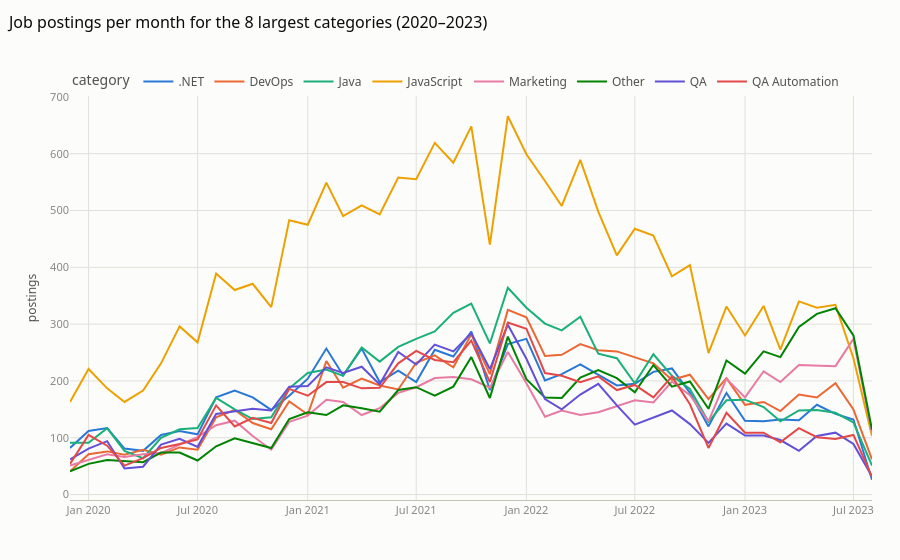

Notebook code cell kept with this figure:
### Markdown cell above
## 4. Postings per month by category (2020–2023)

### Code cell
jobs["month"] = pd.to_datetime(jobs["published"], errors="coerce", utc=True).dt.to_period("M").astype(str)
top8 = top_cats.head(8).index
pm = jobs[jobs["category"].isin(top8) & (jobs["month"] != "NaT")].groupby(["month", "category"]).size().reset_index(name="postings")
fig = px.line(pm, x="month", y="postings", color="category", title="Job postings per month for the 8 largest categories (2020–2023)")
fig.update_layout(xaxis_title="", yaxis_title="postings")
viz.save_fig(fig, "eda03_postings_per_month", "Monthly job postings per category on Djinni, 2020–2023 — the 2022 collapse and partial recovery are visible in every category.")
fig

### Figure 1 — Plotly figure (JSON) as saved in the notebook; plotly's stock layout.template omitted (floating-point values rounded to 4 significant figures)
{"data": [{"hovertemplate": "category=.NET<br>month=%{x}<br>postings=%{y}<extra></extra>", "legendgroup": ".NET", "line": {"color": "#2a78d6", "dash": "solid"}, "marker": {"symbol": "circle"}, "mode": "lines", "name": ".NET", "orientation": "v", "showlegend": true, "type": "scatter", "x": ["2019-12", "2020-01", "2020-02", "2020-03", "2020-04", "2020-05", "2020-06", "2020-07", "2020-08", "2020-09", "2020-10", "2020-11", "2020-12", "2021-01", "2021-02", "2021-03", "2021-04", "2021-05", "2021-06", "2021-07", "2021-08", "2021-09", "2021-10", "2021-11", "2021-12", "2022-01", "2022-02", "2022-03", "2022-04", "2022-05", "2022-06", "2022-07", "2022-08", "2022-09", "2022-10", "2022-11", "2022-12", "2023-01", "2023-02", "2023-03", "2023-04", "2023-05", "2023-06", "2023-07", "2023-08"], "xaxis": "x", "y": [82, 112, 117, 81, 77, 105, 112, 106, 171, 183, 171, 149, 174, 204, 257, 210, 257, 198, 218, 198, 255, 243, 287, 184, 265, 274, 201, 212, 229, 211, 192, 195, 216, 222, 179, 120, 179, 130, 129, 132, 131, 158, 142, 132, 26], "yaxis": "y"}, {"hovertemplate": "category=DevOps<br>month=%{x}<br>postings=%{y}<extra></extra>", "legendgroup": "DevOps", "line": {"color": "#eb6834", "dash": "solid"}, "marker": {"symbol": "circle"}, "mode": "lines", "name": "DevOps", "orientation": "v", "showlegend": true, "type": "scatter", "x": ["2019-12", "2020-01", "2020-02", "2020-03", "2020-04", "2020-05", "2020-06", "2020-07", "2020-08", "2020-09", "2020-10", "2020-11", "2020-12", "2021-01", "2021-02", "2021-03", "2021-04", "2021-05", "2021-06", "2021-07", "2021-08", "2021-09", "2021-10", "2021-11", "2021-12", "2022-01", "2022-02", "2022-03", "2022-04", "2022-05", "2022-06", "2022-07", "2022-08", "2022-09", "2022-10", "2022-11", "2022-12", "2023-01", "2023-02", "2023-03", "2023-04", "2023-05", "2023-06", "2023-07", "2023-08"], "xaxis": "x", "y": [41, 71, 76, 70, 79, 70, 83, 79, 136, 149, 126, 115, 164, 141, 235, 188, 204, 192, 185, 232, 245, 224, 282, 212, 325, 312, 244, 246, 265, 254, 252, 242, 231, 202, 211, 168, 205, 158, 163, 147, 176, 171, 196, 150, 62], "yaxis": "y"}, {"hovertemplate": "category=Java<br>month=%{x}<br>postings=%{y}<extra></extra>", "legendgroup": "Java", "line": {"color": "#1baf7a", "dash": "solid"}, "marker": {"symbol": "circle"}, "mode": "lines", "name": "Java", "orientation": "v", "showlegend": true, "type": "scatter", "x": ["2019-12", "2020-01", "2020-02", "2020-03", "2020-04", "2020-05", "2020-06", "2020-07", "2020-08", "2020-09", "2020-10", "2020-11", "2020-12", "2021-01", "2021-02", "2021-03", "2021-04", "2021-05", "2021-06", "2021-07", "2021-08", "2021-09", "2021-10", "2021-11", "2021-12", "2022-01", "2022-02", "2022-03", "2022-04", "2022-05", "2022-06", "2022-07", "2022-08", "2022-09", "2022-10", "2022-11", "2022-12", "2023-01", "2023-02", "2023-03", "2023-04", "2023-05", "2023-06", "2023-07", "2023-08"], "xaxis": "x", "y": [91, 91, 117, 77, 64, 100, 115, 117, 170, 150, 133, 136, 187, 214, 220, 209, 259, 234, 260, 274, 287, 320, 336, 266, 364, 329, 301, 289, 313, 248, 240, 196, 247, 209, 186, 128, 166, 167, 154, 129, 148, 149, 144, 127, 51], "yaxis": "y"}, {"hovertemplate": "category=JavaScript<br>month=%{x}<br>postings=%{y}<extra></extra>", "legendgroup": "JavaScript", "line": {"color": "#eda100", "dash": "solid"}, "marker": {"symbol": "circle"}, "mode": "lines", "name": "JavaScript", "orientation": "v", "showlegend": true, "type": "scatter", "x": ["2019-12", "2020-01", "2020-02", "2020-03", "2020-04", "2020-05", "2020-06", "2020-07", "2020-08", "2020-09", "2020-10", "2020-11", "2020-12", "2021-01", "2021-02", "2021-03", "2021-04", "2021-05", "2021-06", "2021-07", "2021-08", "2021-09", "2021-10", "2021-11", "2021-12", "2022-01", "2022-02", "2022-03", "2022-04", "2022-05", "2022-06", "2022-07", "2022-08", "2022-09", "2022-10", "2022-11", "2022-12", "2023-01", "2023-02", "2023-03", "2023-04", "2023-05", "2023-06", "2023-07", "2023-08"], "xaxis": "x", "y": [163, 221, 187, 163, 183, 231, 296, 268, 389, 360, 371, 330, 483, 475, 549, 490, 509, 493, 558, 555, 619, 584, 648, 440, 666, 599, 552, 508, 589, 498, 421, 468, 456, 384, 404, 249, 331, 280, 332, 255, 340, 329, 334, 240, 103], "yaxis": "y"}, {"hovertemplate": "category=Marketing<br>month=%{x}<br>postings=%{y}<extra></extra>", "legendgroup": "Marketing", "line": {"color": "#e87ba4", "dash": "solid"}, "marker": {"symbol": "circle"}, "mode": "lines", "name": "Marketing", "orientation": "v", "showlegend": true, "type": "scatter", "x": ["2019-12", "2020-01", "2020-02", "2020-03", "2020-04", "2020-05", "2020-06", "2020-07", "2020-08", "2020-09", "2020-10", "2020-11", "2020-12", "2021-01", "2021-02", "2021-03", "2021-04", "2021-05", "2021-06", "2021-07", "2021-08", "2021-09", "2021-10", "2021-11", "2021-12", "2022-01", "2022-02", "2022-03", "2022-04", "2022-05", "2022-06", "2022-07", "2022-08", "2022-09", "2022-10", "2022-11", "2022-12", "2023-01", "2023-02", "2023-03", "2023-04", "2023-05", "2023-06", "2023-07", "2023-08"], "xaxis": "x", "y": [51, 61, 71, 66, 71, 73, 88, 101, 122, 130, 103, 79, 128, 139, 167, 163, 140, 152, 179, 189, 205, 207, 203, 188, 251, 196, 137, 148, 140, 145, 156, 166, 162, 199, 175, 129, 204, 171, 217, 198, 228, 227, 226, 274, 108], "yaxis": "y"}, {"hovertemplate": "category=Other<br>month=%{x}<br>postings=%{y}<extra></extra>", "legendgroup": "Other", "line": {"color": "#008300", "dash": "solid"}, "marker": {"symbol": "circle"}, "mode": "lines", "name": "Other", "orientation": "v", "showlegend": true, "type": "scatter", "x": ["2019-12", "2020-01", "2020-02", "2020-03", "2020-04", "2020-05", "2020-06", "2020-07", "2020-08", "2020-09", "2020-10", "2020-11", "2020-12", "2021-01", "2021-02", "2021-03", "2021-04", "2021-05", "2021-06", "2021-07", "2021-08", "2021-09", "2021-10", "2021-11", "2021-12", "2022-01", "2022-02", "2022-03", "2022-04", "2022-05", "2022-06", "2022-07", "2022-08", "2022-09", "2022-10", "2022-11", "2022-12", "2023-01", "2023-02", "2023-03", "2023-04", "2023-05", "2023-06", "2023-07", "2023-08"], "xaxis": "x", "y": [41, 54, 61, 59, 57, 74, 74, 60, 85, 99, 90, 82, 133, 145, 140, 157, 152, 146, 184, 189, 174, 190, 242, 170, 278, 203, 171, 170, 206, 219, 205, 180, 228, 190, 199, 151, 236, 213, 252, 242, 295, 318, 328, 280, 114], "yaxis": "y"}, {"hovertemplate": "category=QA<br>month=%{x}<br>postings=%{y}<extra></extra>", "legendgroup": "QA", "line": {"color": "#6250d6", "dash": "solid"}, "marker": {"symbol": "circle"}, "mode": "lines", "name": "QA", "orientation": "v", "showlegend": true, "type": "scatter", "x": ["2019-12", "2020-01", "2020-02", "2020-03", "2020-04", "2020-05", "2020-06", "2020-07", "2020-08", "2020-09", "2020-10", "2020-11", "2020-12", "2021-01", "2021-02", "2021-03", "2021-04", "2021-05", "2021-06", "2021-07", "2021-08", "2021-09", "2021-10", "2021-11", "2021-12", "2022-01", "2022-02", "2022-03", "2022-04", "2022-05", "2022-06", "2022-07", "2022-08", "2022-09", "2022-10", "2022-11", "2022-12", "2023-01", "2023-02", "2023-03", "2023-04", "2023-05", "2023-06", "2023-07", "2023-08"], "xaxis": "x", "y": [62, 81, 94, 46, 49, 88, 98, 84, 142, 147, 151, 148, 190, 191, 224, 214, 225, 194, 251, 229, 264, 252, 284, 221, 299, 239, 168, 150, 176, 195, 157, 123, 136, 148, 124, 91, 125, 104, 104, 96, 77, 103, 109, 89, 32], "yaxis": "y"}, {"hovertemplate": "category=QA Automation<br>month=%{x}<br>postings=%{y}<extra></extra>", "legendgroup": "QA Automation", "line": {"color": "#e34948", "dash": "solid"}, "marker": {"symbol": "circle"}, "mode": "lines", "name": "QA Automation", "orientation": "v", "showlegend": true, "type": "scatter", "x": ["2019-12", "2020-01", "2020-02", "2020-03", "2020-04", "2020-05", "2020-06", "2020-07", "2020-08", "2020-09", "2020-10", "2020-11", "2020-12", "2021-01", "2021-02", "2021-03", "2021-04", "2021-05", "2021-06", "2021-07", "2021-08", "2021-09", "2021-10", "2021-11", "2021-12", "2022-01", "2022-02", "2022-03", "2022-04", "2022-05", "2022-06", "2022-07", "2022-08", "2022-09", "2022-10", "2022-11", "2022-12", "2023-01", "2023-02", "2023-03", "2023-04", "2023-05", "2023-06", "2023-07", "2023-08"], "xaxis": "x", "y": [54, 105, 86, 51, 64, 82, 89, 97, 157, 120, 135, 126, 186, 174, 198, 198, 187, 188, 231, 253, 237, 233, 271, 198, 303, 292, 214, 209, 198, 208, 184, 193, 171, 208, 159, 82, 144, 109, 109, 92, 117, 101, 98, 105, 31], "yaxis": "y"}], "layout": {"autosize": true, "legend": {"title": {"text": "category"}, "tracegroupgap": 0}, "title": {"text": "Job postings per month for the 8 largest categories (2020–2023)"}, "xaxis": {"anchor": "y", "domain": [0.0, 1.0], "title": {"text": ""}}, "yaxis": {"anchor": "x", "domain": [0.0, 1.0], "title": {"text": "postings"}}}}
